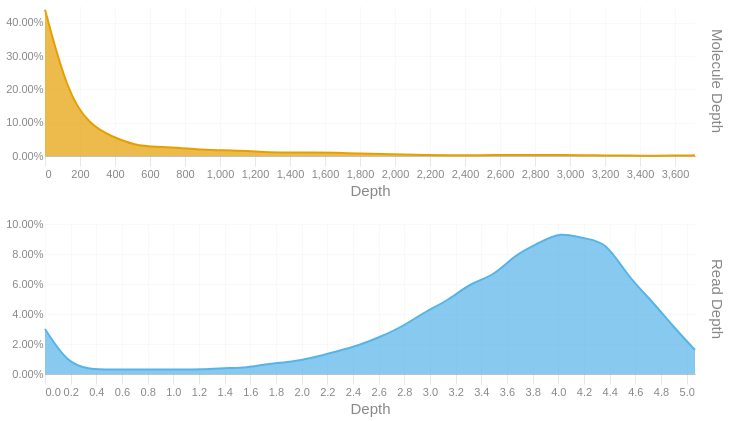

Here is the notebook cell this chart was saved with:
### Code cell
readdep = depth_hist(tb['Read Depth'], q99, 3)
readdep = readdep.with_columns(pl.lit('Read Depth').alias('Metric'))
if not SKIPLR:
    moldep = depth_hist(tb['Molecule Depth'], mol_q99, 1)
    moldep = moldep.with_columns(pl.lit('Molecule Depth').alias('Metric'))
    _hist = pl.concat([readdep, moldep])
    _hist = _hist.filter(pl.col('Proportion') != 0)
    with SafeRender(_hist):
        (
            alt.Chart(_hist)        
            .mark_area(interpolate = "basis")
            .encode(
                x=alt.X('Bin:Q').scale(domainMin=0).axis(alt.Axis(title='Depth')),
                y = alt.Y('Proportion:Q', title = None).axis(format = '.2%'),
                color = alt.Color('Metric:N').legend(None),
                row = alt.Row("Metric:N").header(title = None, labelOrient = 'right'),
                tooltip = [
                    alt.Tooltip("Metric:N", title = "Metric"),
                    alt.Tooltip('Interval:N', title = "Depth Interval"),
                    alt.Tooltip('Proportion:Q', title = "% Alignments").format('.2%')
                ]
            )
            .resolve_scale(x='independent', y='independent')
            .properties(
                height = 150, width = 650,
                usermeta={'embedOptions': {'downloadFileName': f'{samplename}.depth.hist'}}
            )
        ).display()
else:
    readdep = readdep.filter(pl.col('Proportion') != 0)
    with SafeRender(readdep):
        (
            alt.Chart(readdep)        
            .mark_area(interpolate = "basis")
            .encode(
                x=alt.X('Bin:Q').scale(domainMin=0).axis(alt.Axis(title='Depth')),
                y = alt.Y('Proportion:Q', title = None).axis(format = '.2%'),
                tooltip = [
                    alt.Tooltip('Interval:N', title = "Depth Interval"),
                    alt.Tooltip('Proportion:Q', title = "% Alignments").format('.2%')
                ]
            )
            .properties(
                usermeta={'embedOptions': {'downloadFileName': f'{samplename}.depth.hist'}}
            )
        ).display()

### Figure 1 — Vega-Lite specification as saved in the notebook (floating-point values rounded to 4 significant figures)
{"width": 650, "height": 150, "config": {"title": {"anchor": "start", "dy": -15, "fontSize": 18, "color": "#888888", "subtitleColor": "#888888", "subtitleFontSize": 14}, "arc": {"fill": "#0072B2"}, "axis": {"domainColor": "#888888", "domainWidth": 0.5, "gridWidth": 0.2, "grid": false, "titleFontWeight": 400, "titleFontSize": 15, "labelFontSize": 11, "labelColor": "#888888", "tickColor": "#888888", "tickWidth": 0.2, "titleColor": "#888888"}, "axisBand": {"grid": false}, "axisX": {"grid": true, "tickSize": 10, "domainCap": "round"}, "axisY": {"domain": false, "grid": true, "tickSize": 0, "domainCap": "round"}, "background": "transparent", "header": {"labelFontSize": 15, "labelColor": "#888888", "titleFontSize": 15, "titleFontWeight": 600, "titleColor": "#888888"}, "legend": {"labelFont": "sans-serif", "labelFontSize": 12, "labelColor": "#888888", "symbolSize": 100, "symbolType": "circle", "titleFontSize": 12, "titlePadding": 10, "titleColor": "#888888", "title": null}, "range": {"category": ["#E69F00", "#56B4E9", "#009E73", "#F0E442", "#0072B2", "#D55E00", "#CC79A7", "#000000"], "diverging": ["#cfe8f3", "#a2d4ec", "#73bfe2", "#46abdb", "#1696d2", "#12719e"]}, "area": {"fill": "#0072B2", "fillOpacity": 0.7, "line": true, "strokeOpacity": 0.7}, "line": {"color": "#0072B2", "stroke": "#0072B2", "strokeWidth": 2}, "trail": {"color": "#0072B2", "stroke": "#0072B2", "strokeWidth": 0, "size": 1}, "point": {"filled": true, "fillOpacity": 1.0, "size": 95}, "text": {"color": "#888888", "fontSize": 11, "align": "right", "fontWeight": 400, "size": 11}, "bar": {"fill": "#0072B2", "stroke": null}, "view": {"stroke": null, "continuousWidth": 660, "continuousHeight": 400}}, "data": {"name": "data-6bf0fba45df0403ec5a62f0d03acf646"}, "mark": {"type": "area", "interpolate": "basis"}, "encoding": {"color": {"field": "Metric", "legend": null, "type": "nominal"}, "row": {"field": "Metric", "header": {"title": null, "labelOrient": "right"}, "type": "nominal"}, "tooltip": [{"field": "Metric", "title": "Metric", "type": "nominal"}, {"field": "Interval", "title": "Depth Interval", "type": "nominal"}, {"field": "Proportion", "format": ".2%", "title": "% Alignments", "type": "quantitative"}], "x": {"axis": {"title": "Depth"}, "field": "Bin", "scale": {"domainMin": 0}, "type": "quantitative"}, "y": {"axis": {"format": ".2%"}, "field": "Proportion", "title": null, "type": "quantitative"}}, "resolve": {"scale": {"x": "independent", "y": "independent"}}, "usermeta": {"embedOptions": {"downloadFileName": "S5_Connecticut_988.depth.hist"}}, "$schema": "https://vega.github.io/schema/vega-lite/v6.1.0.json", "datasets": {"data-6bf0fba45df0403ec5a62f0d03acf646": [{"Bin": 0.0, "Interval": "0.0-0.175", "Proportion": 0.03, "Metric": "Read Depth"}, {"Bin": 0.175, "Interval": "0.175-0.349", "Proportion": 0.007, "Metric": "Read Depth"}, {"Bin": 0.349, "Interval": "0.349-0.524", "Proportion": 0.003, "Metric": "Read Depth"}, {"Bin": 0.524, "Interval": "0.524-0.699", "Proportion": 0.003, "Metric": "Read Depth"}, {"Bin": 0.699, "Interval": "0.699-0.873", "Proportion": 0.003, "Metric": "Read Depth"}, {"Bin": 0.873, "Interval": "0.873-1.048", "Proportion": 0.003, "Metric": "Read Depth"}, {"Bin": 1.048, "Interval": "1.048-1.223", "Proportion": 0.003, "Metric": "Read Depth"}, {"Bin": 1.223, "Interval": "1.223-1.397", "Proportion": 0.003, "Metric": "Read Depth"}, {"Bin": 1.397, "Interval": "1.397-1.572", "Proportion": 0.004, "Metric": "Read Depth"}, {"Bin": 1.572, "Interval": "1.572-1.747", "Proportion": 0.004, "Metric": "Read Depth"}, {"Bin": 1.747, "Interval": "1.747-1.921", "Proportion": 0.007, "Metric": "Read Depth"}, {"Bin": 1.921, "Interval": "1.921-2.096", "Proportion": 0.008, "Metric": "Read Depth"}, {"Bin": 2.096, "Interval": "2.096-2.271", "Proportion": 0.011, "Metric": "Read Depth"}, {"Bin": 2.271, "Interval": "2.271-2.445", "Proportion": 0.015, "Metric": "Read Depth"}, {"Bin": 2.445, "Interval": "2.445-2.62", "Proportion": 0.019, "Metric": "Read Depth"}, {"Bin": 2.62, "Interval": "2.62-2.795", "Proportion": 0.025, "Metric": "Read Depth"}, {"Bin": 2.795, "Interval": "2.795-2.969", "Proportion": 0.032, "Metric": "Read Depth"}, {"Bin": 2.969, "Interval": "2.969-3.144", "Proportion": 0.042, "Metric": "Read Depth"}, {"Bin": 3.144, "Interval": "3.144-3.319", "Proportion": 0.049, "Metric": "Read Depth"}, {"Bin": 3.319, "Interval": "3.319-3.493", "Proportion": 0.061, "Metric": "Read Depth"}, {"Bin": 3.493, "Interval": "3.493-3.668", "Proportion": 0.065, "Metric": "Read Depth"}, {"Bin": 3.668, "Interval": "3.668-3.843", "Proportion": 0.08, "Metric": "Read Depth"}, {"Bin": 3.843, "Interval": "3.843-4.017", "Proportion": 0.087, "Metric": "Read Depth"}, {"Bin": 4.017, "Interval": "4.017-4.192", "Proportion": 0.095, "Metric": "Read Depth"}, {"Bin": 4.192, "Interval": "4.192-4.367", "Proportion": 0.09, "Metric": "Read Depth"}, {"Bin": 4.367, "Interval": "4.367-4.541", "Proportion": 0.089, "Metric": "Read Depth"}, {"Bin": 4.541, "Interval": "4.541-4.716", "Proportion": 0.065, "Metric": "Read Depth"}, {"Bin": 4.716, "Interval": "4.716-4.891", "Proportion": 0.05, "Metric": "Read Depth"}, {"Bin": 4.891, "Interval": "4.891-5.065", "Proportion": 0.032, "Metric": "Read Depth"}, {"Bin": 5.065, "Interval": "5.065-5.24", "Proportion": 0.016, "Metric": "Read Depth"}, {"Bin": 0.0, "Interval": "0.0-128.1", "Proportion": 0.439, "Metric": "Molecule Depth"}, {"Bin": 128.1, "Interval": "128.1-256.2", "Proportion": 0.189, "Metric": "Molecule Depth"}, {"Bin": 256.2, "Interval": "256.2-384.2", "Proportion": 0.092, "Metric": "Molecule Depth"}, {"Bin": 384.2, "Interval": "384.2-512.3", "Proportion": 0.058, "Metric": "Molecule Depth"}, {"Bin": 512.3, "Interval": "512.3-640.4", "Proportion": 0.032, "Metric": "Molecule Depth"}, {"Bin": 640.4, "Interval": "640.4-768.5", "Proportion": 0.027, "Metric": "Molecule Depth"}, {"Bin": 768.5, "Interval": "768.5-896.6", "Proportion": 0.025, "Metric": "Molecule Depth"}, {"Bin": 896.6, "Interval": "896.6-1024.7", "Proportion": 0.019, "Metric": "Molecule Depth"}, {"Bin": 1025.0, "Interval": "1024.7-1152.7", "Proportion": 0.017, "Metric": "Molecule Depth"}, {"Bin": 1153.0, "Interval": "1152.7-1280.8", "Proportion": 0.015, "Metric": "Molecule Depth"}, {"Bin": 1281.0, "Interval": "1280.8-1408.9", "Proportion": 0.011, "Metric": "Molecule Depth"}, {"Bin": 1409.0, "Interval": "1408.9-1537.0", "Proportion": 0.01, "Metric": "Molecule Depth"}, {"Bin": 1537.0, "Interval": "1537.0-1665.1", "Proportion": 0.011, "Metric": "Molecule Depth"}, {"Bin": 1665.0, "Interval": "1665.1-1793.1", "Proportion": 0.01, "Metric": "Molecule Depth"}, {"Bin": 1793.0, "Interval": "1793.1-1921.2", "Proportion": 0.007, "Metric": "Molecule Depth"}, {"Bin": 1921.0, "Interval": "1921.2-2049.3", "Proportion": 0.006, "Metric": "Molecule Depth"}, {"Bin": 2049.0, "Interval": "2049.3-2177.4", "Proportion": 0.004, "Metric": "Molecule Depth"}, {"Bin": 2177.0, "Interval": "2177.4-2305.5", "Proportion": 0.003, "Metric": "Molecule Depth"}, {"Bin": 2306.0, "Interval": "2305.5-2433.6", "Proportion": 0.002, "Metric": "Molecule Depth"}, {"Bin": 2434.0, "Interval": "2433.6-2561.6", "Proportion": 0.002, "Metric": "Molecule Depth"}, {"Bin": 2562.0, "Interval": "2561.6-2689.7", "Proportion": 0.003, "Metric": "Molecule Depth"}, {"Bin": 2690.0, "Interval": "2689.7-2817.8", "Proportion": 0.003, "Metric": "Molecule Depth"}, {"Bin": 2818.0, "Interval": "2817.8-2945.9", "Proportion": 0.003, "Metric": "Molecule Depth"}, {"Bin": 2946.0, "Interval": "2945.9-3074.0", "Proportion": 0.003, "Metric": "Molecule Depth"}, {"Bin": 3074.0, "Interval": "3074.0-3202.0", "Proportion": 0.002, "Metric": "Molecule Depth"}, {"Bin": 3202.0, "Interval": "3202.0-3330.1", "Proportion": 0.002, "Metric": "Molecule Depth"}, {"Bin": 3330.0, "Interval": "3330.1-3458.2", "Proportion": 0.001, "Metric": "Molecule Depth"}, {"Bin": 3458.0, "Interval": "3458.2-3586.3", "Proportion": 0.001, "Metric": "Molecule Depth"}, {"Bin": 3586.0, "Interval": "3586.3-3714.4", "Proportion": 0.001, "Metric": "Molecule Depth"}, {"Bin": 3714.0, "Interval": "3714.4-3842.46", "Proportion": 0.002, "Metric": "Molecule Depth"}]}}
